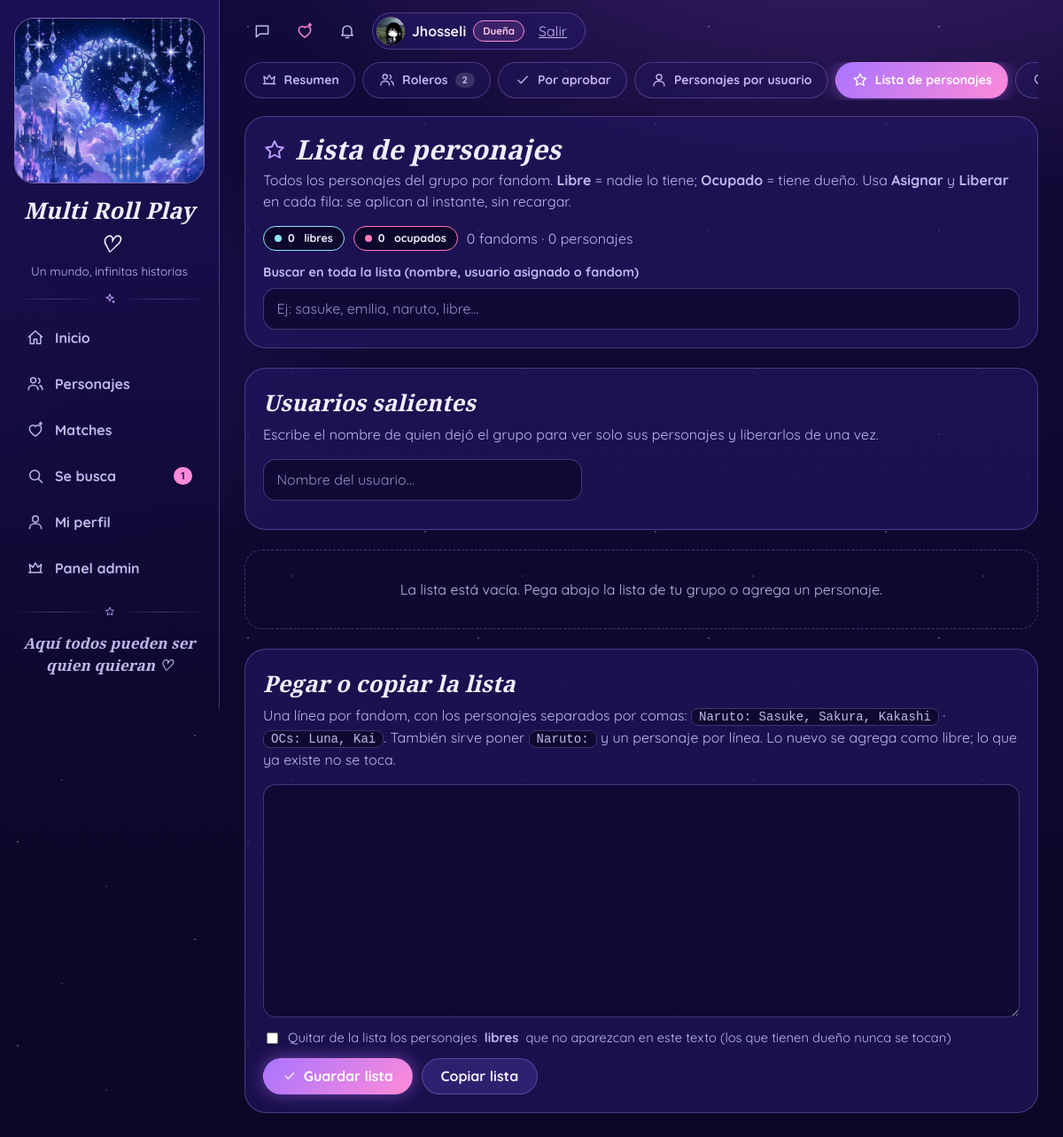
Screenshot of /admin/lista (signed in) with the database file from the repository.
### app.py (models this page shows)
class Usuario(UserMixin, db.Model):
    id = db.Column(db.Integer, primary_key=True)
    username = db.Column(db.String(80), unique=True, nullable=False)
    password_hash = db.Column(db.String(200), nullable=False)
    role = db.Column(db.String(20), default='user')       # 'user', 'admin', 'owner' (dueña) o 'creator' (creadora)
    puntos = db.Column(db.Integer, default=0)
    is_approved = db.Column(db.Boolean, default=False)         # lo aprueba un admin
    foto_url = db.Column(db.String(300), nullable=True)        # foto de perfil
    bio = db.Column(db.String(300), nullable=True)             # presentación breve
    personajes = db.relationship('Personaje', backref='dueno', lazy=True, cascade='save-update, merge')
    solicitudes = db.relationship('Solicitud', backref='autor', lazy=True,
                                  cascade='all, delete-orphan')
    @property
    def es_dueno(self):          # nivel máximo: la dueña del grupo y la creadora tienen los mismos permisos
        return self.role in ('owner', 'creator')
    @property
    def es_admin(self):          # el nivel máximo también tiene poderes de admin
        return self.role in ('admin', 'owner', 'creator')
    @property
    def etiqueta_rol(self):
        return ('Creadora' if self.role == 'creator' else 'Dueña' if self.role == 'owner'
                else 'Admin' if self.es_admin else 'Rolero')

### app.py (the view)
@app.route('/admin/lista')
@admin_required
def admin_lista():
    grupos = catalogo_agrupado()
    texto = '\n'.join(f"{g['nombre']}: " + ', '.join(p.nombre for p in g['personajes']) for g in grupos)
    usuarios = orden_usuarios(Usuario.query.filter_by(is_approved=True).all())
    return render_template('admin_lista.html', grupos=grupos, texto=texto, usuarios=usuarios,
                           stats=datos_admin(), activa='lista')

### app.py (called while the page is built)
@login_manager.user_loader
def load_user(user_id):
    return db.session.get(Usuario, int(user_id))

def listar_pistas():
    carpeta = os.path.join(BASE_DIR, 'static', 'audio')
    try:
        nombres = sorted(f for f in os.listdir(carpeta) if f.lower().endswith(('.mp3', '.ogg', '.m4a', '.wav')))
    except OSError:
        nombres = []
    pistas = []
    for f in nombres:
        titulo = re.sub(r'^\d+[_\-\s]*', '', os.path.splitext(f)[0]).replace('_', ' ').strip()
        pistas.append({'archivo': url_for('static', filename='audio/' + f), 'titulo': titulo.capitalize() or f})
    return pistas

def avatar(usuario, clase=''):
    if usuario is not None and getattr(usuario, 'foto_url', None):
        return Markup('<img class="avatar %s" src="%s" alt="" loading="lazy">') % (clase, usuario.foto_url)
    inicial = (getattr(usuario, 'username', '?') or '?')[0].upper()
    return Markup('<span class="avatar %s">%s</span>') % (clase, inicial)

def admin_required(f):
    from functools import wraps
    @wraps(f)
    @login_required
    def envoltura(*args, **kwargs):
        if not current_user.es_admin:
            abort(403)
        return f(*args, **kwargs)
    return envoltura

def csrf_token():
    if '_csrf' not in session:
        session['_csrf'] = secrets.token_hex(16)
    return session['_csrf']

@app.before_request
def proteger_csrf():
    if request.method == 'POST':
        enviado = request.form.get('_csrf') or request.headers.get('X-CSRF-Token', '')
        if not hmac.compare_digest(session.get('_csrf', '').encode(), enviado.encode()):
            abort(400)

def orden_usuarios(usuarios):
    usuarios = sorted(usuarios, key=lambda u: ((u.username or '').lower()))
    usuarios.sort(key=lambda u: 0 if u.es_dueno else 1 if u.es_admin else 2)
    return usuarios

def datos_admin():
    total = Personaje.query.count()
    libres = Personaje.query.filter(Personaje.usuario_id.is_(None)).count()
    return {
        'usuarios': Usuario.query.filter_by(is_approved=True).count(),
        'pendientes': Usuario.query.filter_by(is_approved=False).count(),
        'personajes': total - libres, 'catalogo': total, 'libres': libres,
        'busquedas': Solicitud.query.filter_by(estado=SE_BUSCA).count(),
        'conexiones': Match.query.filter_by(estado='match').count(),
        'por_estado': {e: Personaje.query.filter(Personaje.usuario_id.isnot(None), Personaje.estado_rol == e).count()
                       for e, _ in ESTADOS},
    }

### templates/admin_lista.html (shortened to what this page needs)
{% extends "base.html" %}
{% from "_fila_personaje.html" import fila with context %}
{% block content %}
{% include "_tabs_admin.html" %}
<section class="panel seccion">
  <h1 class="titulo-seccion cursivo" style="margin-bottom:4px">{{ ico('star', 26) }}Lista de personajes</h1>
  <p class="suave" style="margin-top:0">Todos los personajes del grupo por fandom. <b>Libre</b> = nadie lo tiene; <b>Ocupado</b> = tiene dueño.
    Usa <b>Asignar</b> y <b>Liberar</b> en cada fila: se aplican al instante, sin recargar.</p>
  <div class="resumen-lista">
    <span class="estado estado-libre"><b id="tot-libres">{{ stats.libres }}</b>&nbsp;libres</span>
    <span class="estado estado-ocupado"><b id="tot-ocupados">{{ stats.personajes }}</b>&nbsp;ocupados</span>
    <span class="suave">{{ grupos|length }} fandom{{ '' if grupos|length == 1 else 's' }} · {{ stats.catalogo }} personajes</span>
  </div>
  <label class="et" for="buscar-global" style="margin-top:14px">Buscar en toda la lista (nombre, usuario asignado o fandom)</label>
  <input id="buscar-global" class="campo" type="search" placeholder="Ej: sasuke, emilia, naruto, libre…" autocomplete="off">
</section>
<section class="panel seccion" id="panel-saliente">
  <h2 class="cursivo" style="font-size:1.6rem;margin:0 0 4px">Usuarios salientes</h2>
  <p class="suave" style="margin-top:0">Escribe el nombre de quien dejó el grupo para ver solo sus personajes y liberarlos de una vez.</p>
  <input id="saliente" class="campo" style="max-width:360px" list="lista-usuarios" placeholder="Nombre del usuario…" autocomplete="off" aria-label="Usuario saliente">
</section>
<div id="acordeones" data-filtro-lista="#buscar-global">
{% for g in grupos %}
<details class="panel acordeon" data-grupo="{{ g.clave }}">
  <summary>
    <span class="acordeon-nombre">{{ g.nombre }}{% if g.clave == 'oc' %} <span class="suave">(personajes originales)</span>{% endif %}</span>
    <span class="contadores">
      <span class="cont cont-libres"><b data-libres>{{ g.libres }}</b> libres</span>
      <span class="cont cont-ocupados"><b data-ocupados>{{ g.ocupados }}</b> ocupados</span>
    </span>
  </summary>
  <ul class="pj-filas">
    {% for pj in g.personajes %}{{ fila(pj, 'lista') }}{% endfor %}
  </ul>
  <form method="post" action="{{ url_for('admin_pj_nuevo') }}" class="agregar-pj barra-acciones">
    <input type="hidden" name="_csrf" value="{{ csrf_token() }}">
    <input type="hidden" name="fandom" value="{{ 'OC' if g.clave == 'oc' else g.nombre }}">
    <input class="campo campo-mini" name="nombre" placeholder="Agregar a {{ g.nombre }}" required maxlength="100" aria-label="Agregar personaje a {{ g.nombre }}">
    <button class="btn btn-neon btn-mini">{{ ico('plus', 14) }}Agregar</button>
  </form>
</details>
{% else %}
<div class="vacio">La lista está vacía. Pega abajo la lista de tu grupo o agrega un personaje.</div>
{% endfor %}
</div>
<section class="panel seccion" style="margin-top:22px">
  <h2 class="cursivo" style="font-size:1.6rem;margin:0 0 4px">Pegar o copiar la lista</h2>
  <p class="suave" style="margin-top:0">Una línea por fandom, con los personajes separados por comas:
    <code class="codigo">Naruto: Sasuke, Sakura, Kakashi</code> · <code class="codigo">OCs: Luna, Kai</code>.
    También sirve poner <code class="codigo">Naruto:</code> y un personaje por línea. Lo nuevo se agrega como libre; lo que ya existe no se toca.</p>
  <form method="post" action="{{ url_for('admin_lista_guardar') }}" id="form-lista" style="display:grid;gap:12px">
    <textarea id="texto-lista" name="texto" class="campo" rows="10" spellcheck="false">{{ texto }}</textarea>
    <label class="check"><input type="checkbox" name="quitar_libres" value="1" id="quitar-libres">Quitar de la lista los personajes <b>libres</b> que no aparezcan en este texto (los que tienen dueño nunca se tocan)</label>
    <div class="fila-botones">
      <button class="btn btn-neon">{{ ico('check', 16) }}Guardar lista</button>
      <button type="button" class="btn btn-suave" id="copiar-lista">Copiar lista</button>
    </div>
  </form>
</section>
{% endblock %}

### templates/base.html (shortened to what this page needs)
<!DOCTYPE html>
<html lang="es">
<head>
  <link rel="stylesheet" href="{{ url_for('static', filename='css/style.css') }}">
</head>
<body data-csrf="{{ csrf_token() }}">
{% set ep = request.endpoint %}
<div class="app">
  <aside id="menu" class="sidebar">
    <a href="{{ url_for('home') }}" class="logo-marco" aria-label="Inicio">
      <img src="{{ url_for('static', filename='img/logo.jpg') }}" alt="">
    </a>
    <div class="text-center mt-3">
      <div class="cursivo marca-nombre">{{ NOMBRE_SITIO }} ♡</div>
      <div class="suave" style="font-size:.85rem">{{ LEMA_SITIO }}</div>
    </div>
    <div class="divisor">{{ ico('sparkle', 14) }}</div>
    <nav>
      <a class="nav-link {{ 'activo' if ep == 'home' }}" href="{{ url_for('home') }}">{{ ico('home') }}Inicio</a>
      {% if current_user.is_authenticated %}
      <a class="nav-link {{ 'activo' if ep in ('personajes', 'personaje') }}" href="{{ url_for('personajes') }}">{{ ico('users') }}Personajes</a>
      <a class="nav-link {{ 'activo' if ep in ('descubrir', 'matches', 'conexiones', 'chat') }}" href="{{ url_for('matches') if matches_nuevos else url_for('descubrir') }}">{{ ico('heart-spark') }}Matches
        {% if matches_nuevos %}<span class="contador">{{ matches_nuevos }}</span>{% endif %}</a>
      <a class="nav-link {{ 'activo' if ep == 'solicitados' }}" href="{{ url_for('solicitados') }}">{{ ico('search') }}Se busca
        {% if busquedas_abiertas %}<span class="contador">{{ busquedas_abiertas }}</span>{% endif %}</a>
      <a class="nav-link {{ 'activo' if ep in ('profile', 'perfil_usuario', 'personaje_nuevo', 'personaje_editar') }}" href="{{ url_for('profile') }}">{{ ico('user') }}Mi perfil</a>
      {% if current_user.es_admin %}
      <a class="nav-link {{ 'activo' if ep == 'admin' }}" href="{{ url_for('admin') }}">{{ ico('crown') }}Panel admin</a>
      {% endif %}
      {% else %}
      <a class="nav-link {{ 'activo' if ep == 'login' }}" href="{{ url_for('login') }}">{{ ico('user') }}Entrar</a>
      <a class="nav-link {{ 'activo' if ep == 'register' }}" href="{{ url_for('register') }}">{{ ico('sparkle') }}Registrarse</a>
      {% endif %}
    </nav>
    <div style="margin-top:auto">
      <div class="divisor">{{ ico('star', 12) }}</div>
      <p class="suave text-center cursivo" style="font-size:1.05rem">Aquí todos pueden ser quien quieran ♡</p>
    </div>
  </aside>
  <div class="contenido">
    <header class="topbar">
      {% set pistas = listar_pistas() %}
      {% if current_user.is_authenticated %}
        <button type="button" class="icono-btn" id="chat-btn" aria-label="Mensajes{% if chat_sin_leer %} ({{ chat_sin_leer }} sin leer){% endif %}" title="Mensajes" aria-controls="chat-dock" aria-expanded="false">
          {{ ico('message', 20) }}<span class="contador contador-btn" id="chat-contador" {% if not chat_sin_leer %}hidden{% endif %}>{{ chat_sin_leer }}</span></button>
        <a href="{{ url_for('matches') }}" class="icono-btn corazon" aria-label="Matches{% if matches_nuevos %} ({{ matches_nuevos }} nuevos){% endif %}" title="Matches">
          {{ ico('heart-spark', 20) }}{% if matches_nuevos %}<span class="punto"></span>{% endif %}</a>
        <a href="{{ url_for('conexiones') }}" class="icono-btn" aria-label="Solicitudes{% if solicitudes_pendientes %} ({{ solicitudes_pendientes }} nuevas){% endif %}" title="Solicitudes">
          {{ ico('bell', 20) }}{% if solicitudes_pendientes %}<span class="punto"></span>{% endif %}</a>
        <div class="pastilla-usuario">
          <a href="{{ url_for('profile') }}" class="pastilla-perfil" aria-label="Mi perfil">
            {{ avatar(current_user, 'avatar-sm') }}
            <span class="pastilla-nombre">{{ current_user.username }}</span>
            {% if current_user.es_admin %}<span class="insignia {{ 'insignia-dueno' if current_user.es_dueno else 'insignia-admin' }}">{{ current_user.etiqueta_rol }}</span>{% endif %}
          </a>
          <form method="post" action="{{ url_for('logout') }}" style="display:inline">
            <button class="enlace-salir">Salir</button>
          </form>
        </div>
      {% endif %}
    </header>
    <main>
      {% block content %}{% endblock %}
    </main>
  </div>
</div>
</body>
</html>

### rows the page displays
Usuario: foto_url (picture), username "Jhosseli", etiqueta_rol "Dueña"

### other values shown
{{ NOMBRE_SITIO }} "Multi Roll Play"
{{ LEMA_SITIO }} "Un mundo, infinitas historias"
{{ busquedas_abiertas }} "1"
{{ stats.usuarios }} "2"
{{ stats.libres }} "0"
{{ stats.personajes }} "0"
{{ grupos|length }} "0"
{{ '' if grupos|length == 1 else 's' }} "s"
{{ stats.catalogo }} "0"
